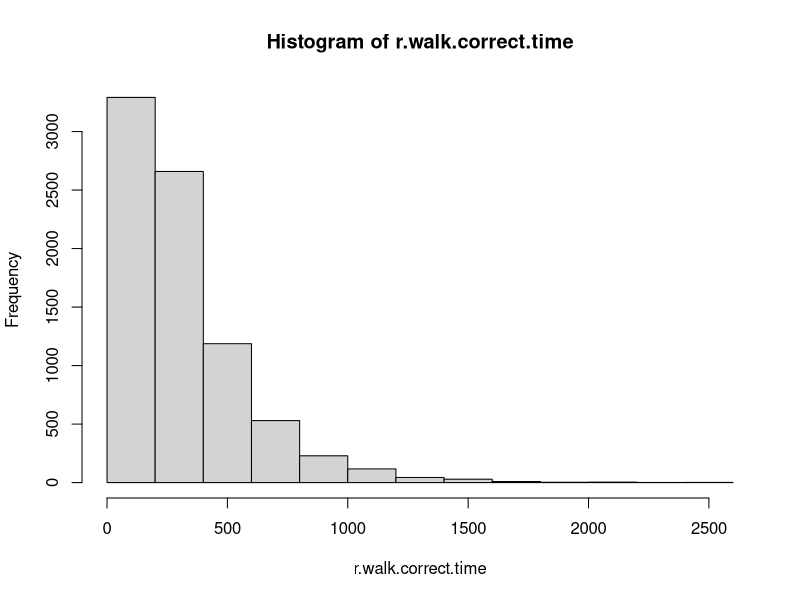
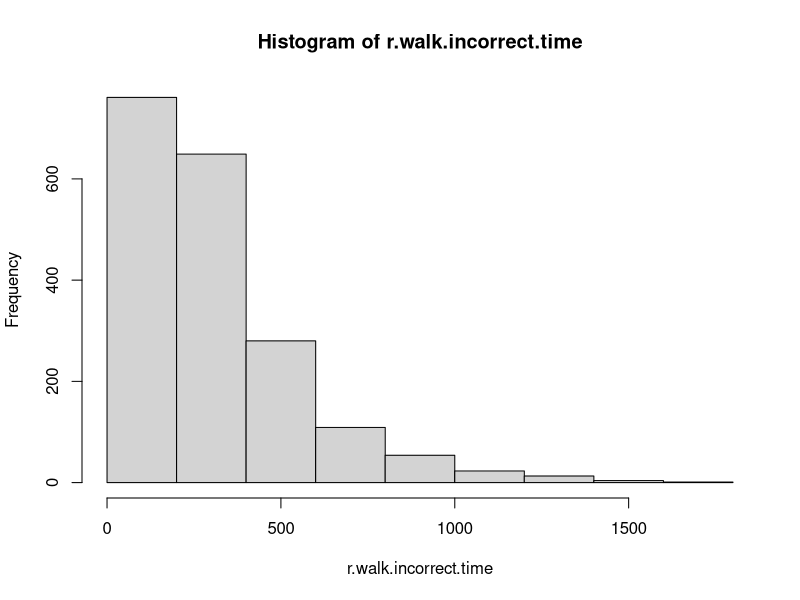
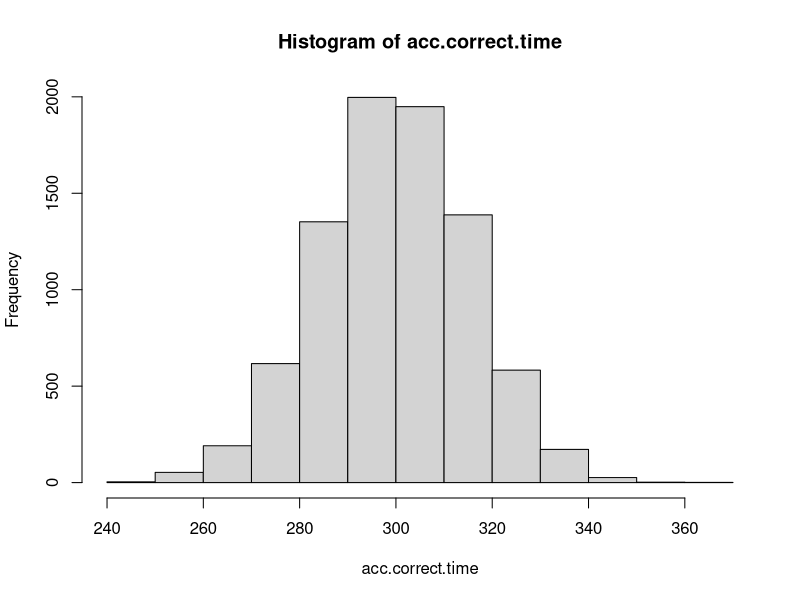
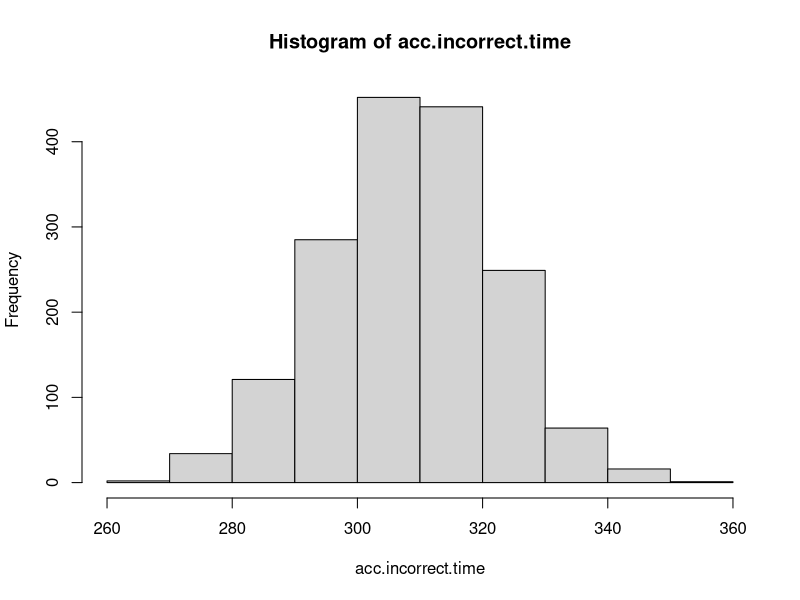

Recreate these plots in R, in order.
# model selection ####

# suppose we have data from an experiment like this:
# mean RT correct = 250ms
# mean RT incorrect = 246ms
# accuracy = 0.80

# try to fit this data with both models by adjusting the parameters of the model
# HINT: you can speed up your parameter search by using a small number of samples
# initially, and then increasing the samples as you get closer to a viable set
# of parameters.
# 2nd HINT: Don't adjust the sdrw parameter of the random.walk.model or the criterion
# paramter of the accumulator model.

# You don't need to get a perfect match. Just get in the ballpark. 


# Can both models do a reasonable job of accounting for the mean RT and accuracy? Report the
# results of your efforts:


# Using the parameters that you found above, plot histograms of the distribution of RTs
# predicted by each model. Based on these distributions, what kind of information could
# we use to evaluate which model is a better descriptor of the data for the experiment?
# Describe briefly how you might make this evaluation.


random.walk.model <- function(samples, drift=0.0115, sdrw=0.3, criterion=5.58){
  
  
  data <- replicate(samples, sim.1(drift, sdrw, criterion))
  
  accuracy.array <- data[1, 1:samples]
  rt.array <- data[2, 1:samples]
  
  output <- data.frame(
    correct = accuracy.array,
    rt = rt.array
  )
  
  return(output)
}

sim.1 <- function(drift, sdrw, criterion){
  evidence <- 0
  time <- 0
  while (evidence < criterion && evidence > -criterion){
    evidence <- evidence + rnorm(1, drift, sdrw)
    time <- time + 1
  }
  return(c((evidence >= criterion), time))
}




accumulator.model <- function(samples, rate.1=101, rate.2=109, criterion=3){
  
  data <- replicate(samples, sim.2(rate.1, rate.2, criterion))
  
  accuracy.array <- data[1, 1:samples]
  rt.array <- data[2, 1:samples]
  
  output <- data.frame(
    correct = accuracy.array,
    rt = rt.array
  )
  
  return(output)
}


sim.2 <- function(rate.1, rate.2, criterion){
  evidence.1 <- 0
  evidence.2 <- 0
  time <- 0
  while (evidence.1 < criterion && evidence.2 < criterion){
    evidence.1 <- evidence.1 + rexp(1, rate.1)
    evidence.2 <- evidence.2 + rexp(1, rate.2)
    time <- time + 1
  }
  if(evidence.1 > evidence.2){
    return(c(TRUE, time))
  } else{
    return(c(FALSE, time))
  }
}



r.walk.test <- random.walk.model(10000)
acc.test <- accumulator.model(10000)

accuracy <- function(x){
  length <- length(x$correct)
  acc <- 0
  for (i in 1:length) {
    if(x$correct[i]){
      acc <- acc + 1
    }
  }
  acc/length
}

mean.correct.time <- function(x){
  length <- length(x$correct)
  acc <- 0
  for (i in 1:length) {
    if(x$correct[i]){
      acc <- acc + x$rt[i]
    }
  }
  acc/length
}

mean.incorrect.time <- function(x){
  length <- length(x$correct)
  acc <- 0
  for (i in 1:length) {
    if(!(x$correct[i])){
      acc <- acc + x$rt[i]
    }
  }
  acc/length
}



r.walk.correct.time <- array()
end.length <- 0
for (i in 1:length(r.walk.test$rt)) {
  if(r.walk.test$correct[i]){
    end.length <- end.length + 1
    r.walk.correct.time[end.length] <- r.walk.test$rt[i]
  }
}

r.walk.incorrect.time <- array()
end.length <- 0
for (i in 1:length(r.walk.test$rt)) {
  if(!(r.walk.test$correct[i])){
    end.length <- end.length + 1
    r.walk.incorrect.time[end.length] <- r.walk.test$rt[i]
  }
}



acc.correct.time <- array()
end.length <- 0
for (i in 1:length(acc.test$rt)) {
  if(acc.test$correct[i]){
    end.length <- end.length + 1
    acc.correct.time[end.length] <- acc.test$rt[i]
  }
}

acc.incorrect.time <- array()
end.length <- 0
for (i in 1:length(acc.test$rt)) {
  if(!(acc.test$correct[i])){
    end.length <- end.length + 1
    acc.incorrect.time[end.length] <- acc.test$rt[i]
  }
}

accuracy(r.walk.test)
mean.correct.time(r.walk.test)
mean.incorrect.time(r.walk.test)

accuracy(acc.test)
mean.correct.time(acc.test)
mean.incorrect.time(acc.test)


hist(r.walk.correct.time)
hist(r.walk.incorrect.time)
hist(acc.correct.time)
hist(acc.incorrect.time)

# These results are both pretty far from the experimental data. It seems that both models
# predict that when accuracy is high the mean correct time will be much higher than the
# mean incorrect time. This is probably because both models rely on a form of drift rate
# to determine the accuracy of the process.When the drift rate strongly favors one
# result, the likelihood that that will be the chosen result increases as a function of
# time. That means the less favored result is only likely to occurr in the early stages
# when there is minimal evidence. As time passes and evidence increases, the law of
# averages takes over, and the likelihood of getting the less favored outcome drops.

# The data from the histograms show that the accumulator model give runtimes that fall
# into a normal distribution while the random walk model gives runtimes that are heavily
# skewed towards short runtimes. If the experimental runtime data falls in a normal
# distribution then the accumulator model describes it better. If it is instead skewed
# towards shorter runtimes, then the random walk model would be better.